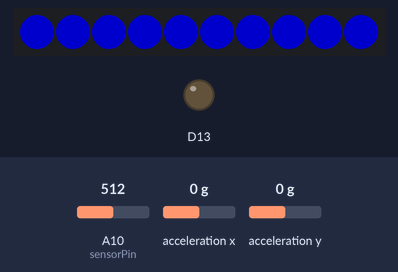
Bench run of a sketch on a simulated Adafruit Circuit Playground Express. On the bench: 10 RGB LEDs in strip order, left to right, output pins drawn as LEDs (lit = HIGH). Inputs (shaded band) come from the test bench; at power-on: acceleration x 0 g, A10 (sensorPin) = 512, acceleration y 0 g. Dim RGB values are drawn brighter than linear.

Above: at 1.2 s.
1.3 s: acceleration x set to 0.8 g
At 2.2 s:
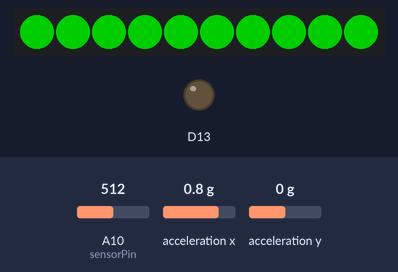
2.8 s: A10 (sensorPin) set to 0
At 3.4 s:
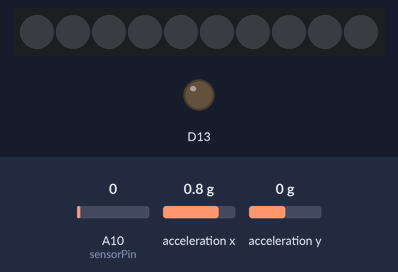
4.3 s: A10 (sensorPin) set to 20
At 5.5 s:
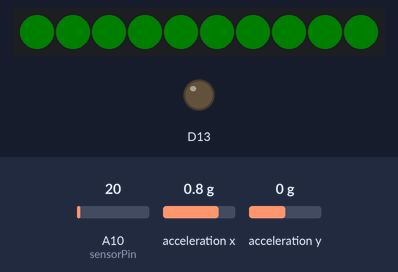
5.8 s: acceleration y set to 0.8 g
At 6.8 s:
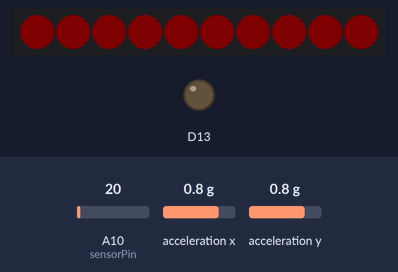
7.3 s: acceleration x set to -1.4 g
At 8.0 s:
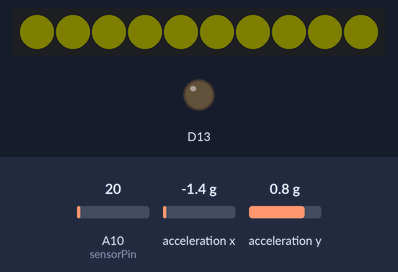
8.8 s: acceleration x set to 1.4 g
At 9.1 s:
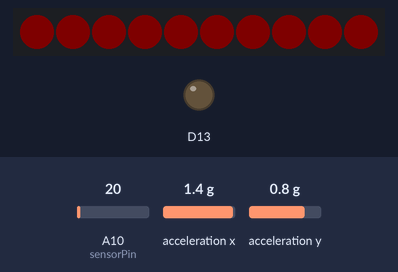
Timing chart, 0 to 11.3 s (numbered marks = the images above; inputs shaded):
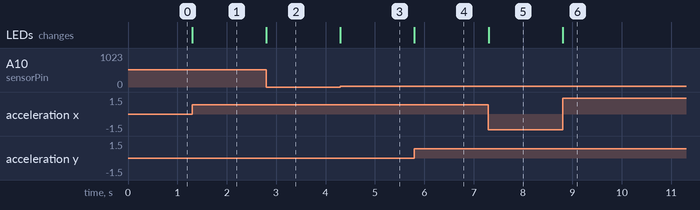

Measured:
- after the input at 1.3 s, the LEDs: change at once (image 1)
- after the input at 2.8 s, the LEDs: change at once (image 2)
- after the input at 4.3 s, the LEDs: change at once (image 3)
- after the input at 5.8 s, the LEDs: change at once (image 4)
- after the input at 7.3 s, the LEDs: change at once (image 5)
- after the input at 8.8 s, the LEDs: change at once (image 6)

The sketch:

light_paint.ino
```cpp
#include <Adafruit_CircuitPlayground.h>
#include <Wire.h>
#include <SPI.h>

int sensorPin = A10;
int sensorValue = 0;
int brightVal = (20);

int X;
int Y;

int red = 0;
int green = 255;
int blue = 0;

void setup() {
  CircuitPlayground.begin();
  CircuitPlayground.clearPixels();
  CircuitPlayground.setBrightness(brightVal);
}

void loop() {
  sensorValue = analogRead(sensorPin);
  brightVal = map(sensorValue, 0, 1023, 0, 225);

  X = CircuitPlayground.motionX();
  Y = CircuitPlayground.motionY();

  if ( (X>=1) && (Y<1) ) {      //+x, -y = GREEN
    red = 0 ;
    green = 255;
    blue = 0;
  }
  else if ( (X <1 ) && (Y<1) ){ //-x, -y = BLUE
    red = 0;
    green = 0;
    blue = 255;
  }
  else if ( (X >=1) && (Y>=1) ){ //+x, +y = RED
    red = 255;
    green = 0;
    blue = 0;
  }
  else if ( (X <1) && (Y>=1) ){  //-x, +y = YELLOW
    red = 255;
    green = 255;
    blue = 0;
  }

  for (int i=0; i<10; ++i) {
    CircuitPlayground.setBrightness(brightVal);
    CircuitPlayground.strip.setPixelColor(i, red, green, blue);
  }
  CircuitPlayground.strip.show();
}
```
